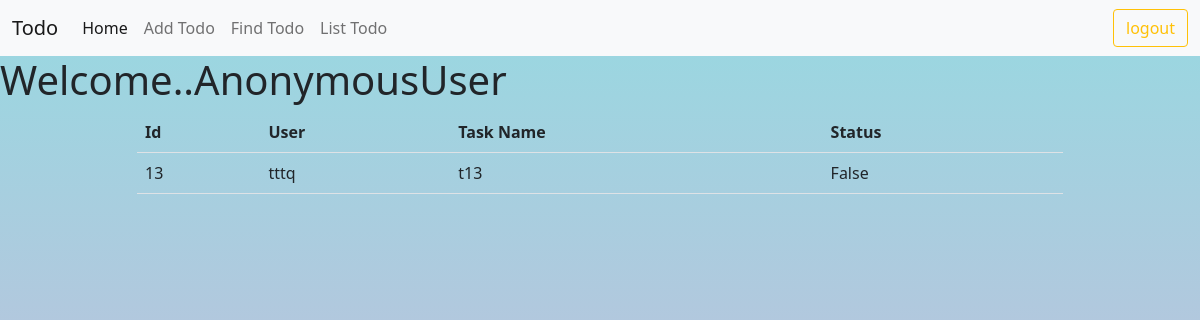
The page /details/13 on the database as committed earlier.
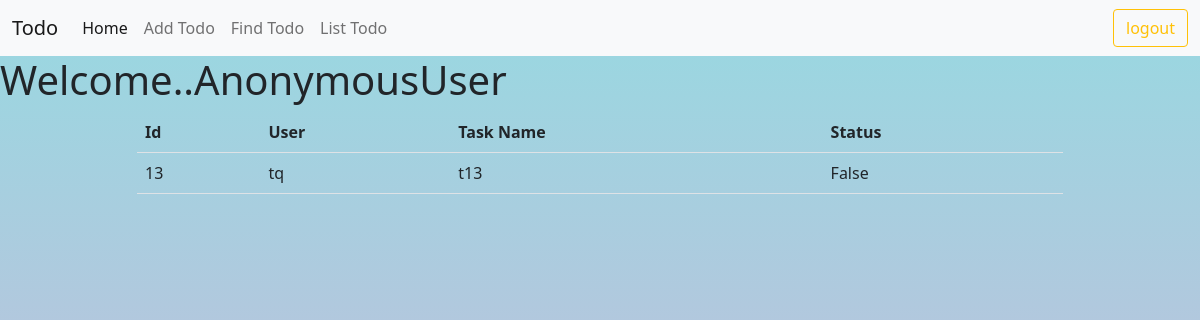
The same page on the database as committed later.
### todoapp/models.py (models this page shows, shortened)
class Todos(models.Model):
  task_name=models.CharField(max_length=120)
  user=models.CharField(max_length=80)
  date=models.DateField(auto_now_add=True)
  status=models.BooleanField(default=False)

### todoapp/views.py (the view)
# urls.py: path("details/<int:id>",views.TodoDetailView.as_view(),name="details"),
class TodoDetailView(View):
    def get(self,request,*args,**kwargs):
        id=kwargs.get("id")
        todo=Todos.objects.get(id=id)
        return render(request,"details.html",{"todo":todo})

### todoapp/templates/details.html
{%extends 'base.html'%}
{%block body_block%}
<div class="container">
    <div class="row">
        <div class="col-1"></div>
        <div class="col-10">
            <table class="table table-hover">
                <tr>
                    <th>Id</th>
                    <th>User</th>
                    <th>Task Name</th>
                    <th>Status</th>
                </tr>
                <tr>
                    <td>{{todo.id}}</td>
                    <td>{{todo.user}}</td>
                    <td>{{todo.task_name}}</td>
                    <td>{{todo.status}}</td>
                </tr>
            </table>
        </div>
        <div class="col-1"></div>
    </div>
</div>
{%endblock%}

Rows that differ between the two databases and show on the page:
changed Todos "False": user "tttq" → "tq"
